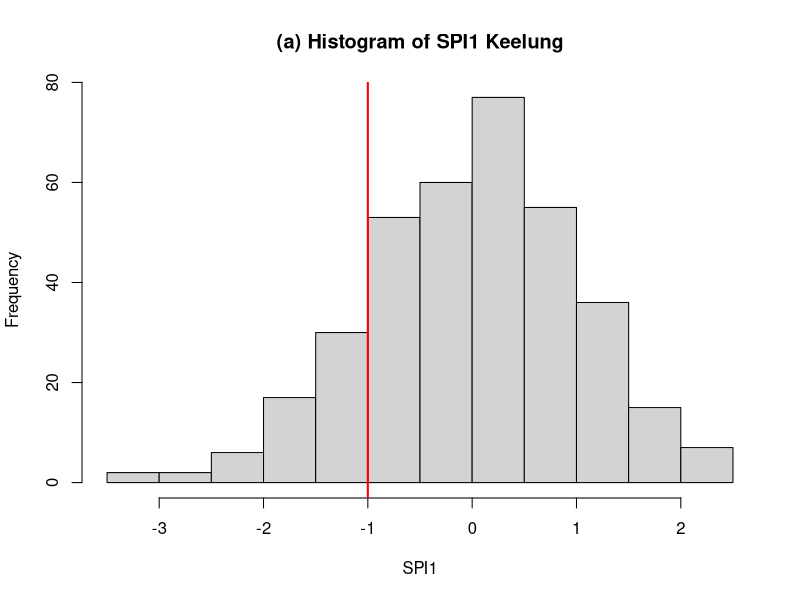
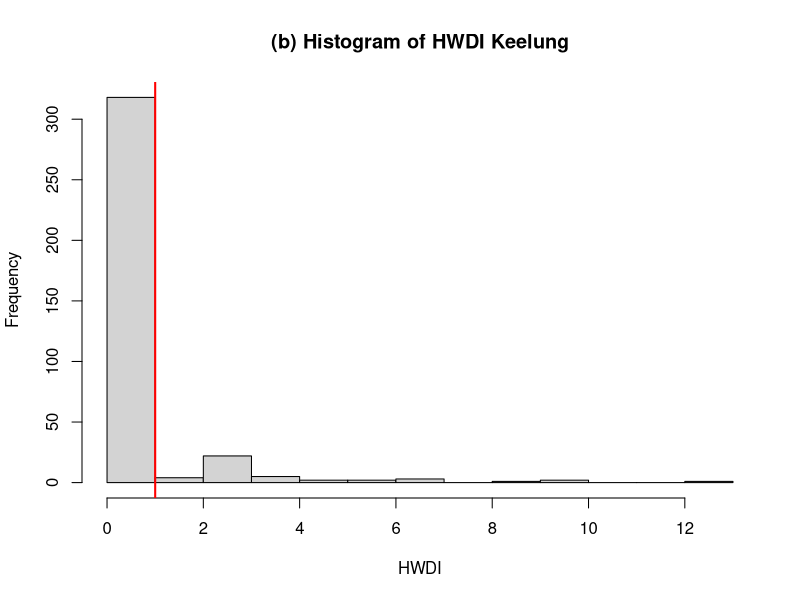
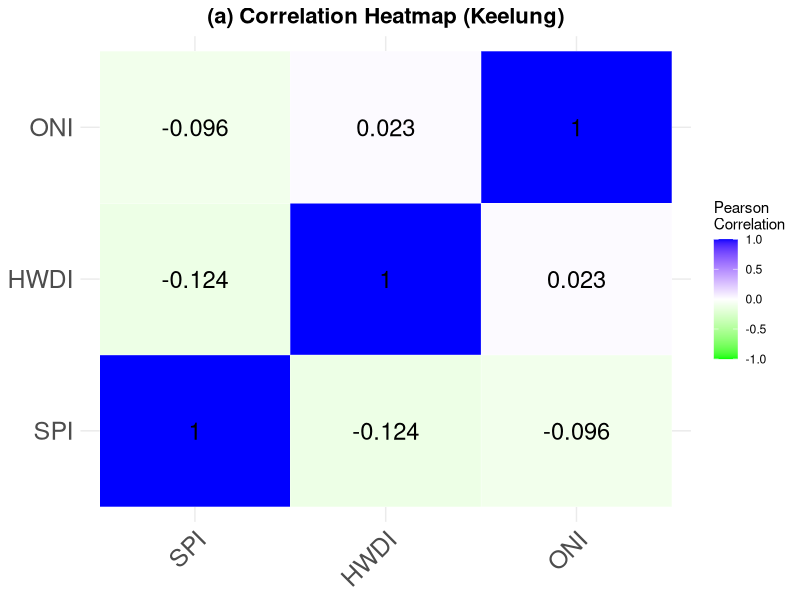

Write the R code that produced these figures, in order.
library(readxl)
library(dplyr)
library(ggplot2)
library(writexl)
library(reshape2)

hwdi_north <- read_excel("hwdi_north.xlsx")
north_spi1 <- read_excel("north_spi1_values.xlsx")


all_north <- north_spi1 %>%
  inner_join(hwdi_north, by = c("year", "month")) %>%
  arrange(year, month) %>%
  rename(
    spi = spi,
    hwdi = hwdi,
  ) %>%
  mutate(date = as.Date(paste(year, month, "01", sep = "-")))
all_north <- all_north %>%
  mutate(
    spi = as.numeric(spi),
    hwdi = as.numeric(hwdi),
  )

a1<-hist(all_north$spi,main = "(a) Histogram of SPI1 Keelung" ,xlab = "SPI1")
abline(v = -1, col = "red", lwd = 2)
c1<-hist(all_north$hwdi,main = "(b) Histogram of HWDI Keelung" ,xlab = "HWDI")
abline(v = 1, col = "red", lwd = 2)


oni<-read.csv("oni.csv")

#########################

df_all_north <- north_spi1 %>%
  inner_join(hwdi_north, by = c("year", "month")) %>%
  inner_join(oni, by = c("year", "month")) %>%
  arrange(year, month) %>%
  rename(
    spi = spi,
    hwdi = hwdi,
    oni = oni
  ) %>%
  mutate(date = as.Date(paste(year, month, "01", sep = "-")))
df_all_north <- df_all_north %>%
  mutate(
    spi = as.numeric(spi),
    hwdi = as.numeric(hwdi),
    oni = as.numeric(oni)
  )


cor_north <- cor(
  df_all_north[, c("spi", "hwdi", "oni")],
  method = "pearson",
  use = "complete.obs"
)
print(cor_north)
cor_melt <- melt(cor_north)

cor_melt$Var1 <- factor(toupper(cor_melt$Var1), levels = c("SPI", "HWDI", "ONI"))
cor_melt$Var2 <- factor(toupper(cor_melt$Var2), levels = c("SPI", "HWDI", "ONI"))


ggplot(cor_melt, aes(x = Var1, y = Var2, fill = value)) +
  geom_tile(color = "white") +
  scale_fill_gradient2( low = "green", 
                        mid = "white",
                        high = "blue",
                      limit = c(-1, 1), space = "Lab",
                       name = "Pearson\nCorrelation") +
  geom_text(aes(label = round(value, 3)), color = "black", size = 6) +
  theme_minimal() +
  theme(axis.text.x = element_text(angle = 45, vjust = 1, hjust = 1,size=18),
        axis.text.y = element_text(size=18),
        plot.title = element_text(hjust = 0.5, face = "bold", size = 16)) +
  labs(title = "(a) Correlation Heatmap (Keelung)",
       x = NULL, y = NULL)

#low = "#0033A0", 
#mid = "white",
#high = "#8B0000",


library(Hmisc)
calc_lag_corr_plot <- function(x, y, max_lag = 24, method = "spearman", title = "Lag correlation plot", show_legend = TRUE) {
  library(Hmisc)
  library(ggplot2)
  
  lag_values <- numeric(max_lag + 1)
  p_values <- numeric(max_lag + 1)
  
  for (lag in 0:max_lag) {
    x_sub <- x[1:(length(x) - lag)]
    y_sub <- y[(lag + 1):length(y)]
    valid_idx <- complete.cases(x_sub, y_sub)
    x_sub <- x_sub[valid_idx]
    y_sub <- y_sub[valid_idx]
    
    if (length(x_sub) > 2) {
      rc <- rcorr(x_sub, y_sub, type = method)
      lag_values[lag + 1] <- rc$r[1, 2]
      p_values[lag + 1] <- rc$P[1, 2]
    } else {
      lag_values[lag + 1] <- NA
      p_values[lag + 1] <- NA
    }
  }
  
  significance <- rep("no", length(p_values))
  significance[p_values < 0.1] <- "weak"
  significance[p_values < 0.05] <- "yes"
  
  lag_df <- data.frame(
    lag = 0:max_lag,
    correlation = lag_values,
    p_value = p_values,
    significance = significance
  )
  lag_df$significance <- factor(lag_df$significance, levels = c("yes", "weak", "no"))
  
  p <- ggplot(lag_df, aes(x = lag, y = correlation)) +
    geom_line(color = "gray40") +
    geom_point(aes(color = significance, shape = significance), size = 3) +
    geom_hline(yintercept = 0, linetype = "dashed", color = "gray50") +
    scale_color_manual(values = c("yes" = "blue", "weak" = "lightblue", "no" = "black"), na.value = "gray") +
    scale_shape_manual(values = c("yes" = 16, "weak" = 16, "no" = 16)) +
    labs(
      title = title,
      x = "Lag (months)",
      y = paste0(method, " correlation"),
      color = "Significant",
      shape = "Significant"
    ) +
    theme_minimal() +
    theme(
      plot.title = element_text(hjust = 0.5, face = "bold", size = 14),
      legend.position = if (show_legend) "bottom" else "none"
    )
  
  return(list(plot = p, df = lag_df))
}
north_oni_hwdi_lag_df <- calc_lag_corr_plot(df_all_north$oni, df_all_north$hwdi, max_lag = 6,  title = "(a) ONI leads HWDI lag correlation of Keelung", show_legend = FALSE)

north_oni_spi_lag_df <- calc_lag_corr_plot(df_all_north$oni, df_all_north$spi, max_lag = 6, title = "(c) ONI leads SPI lag correlation of Keelung", show_legend = FALSE)

north_spi_hwdi_lag_df <- calc_lag_corr_plot(df_all_north$spi, df_all_north$hwdi, max_lag = 6, title = "(e) SPI leads HWDI lag correlation of Keelung", show_legend = FALSE)
